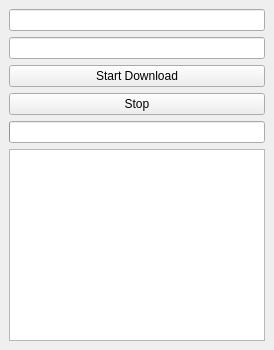
<?xml version="1.0" encoding="UTF-8"?>
<ui version="4.0">
 <class>MainWindow</class>
 <widget class="QMainWindow" name="MainWindow">
  <property name="windowTitle">
   <string>Story Downloader</string>
  </property>
  <widget class="QWidget" name="centralwidget">
   <layout class="QVBoxLayout" name="verticalLayout">
    <item>
     <widget class="QLineEdit" name="baseUrl"/>
    </item>
    <item>
     <widget class="QLineEdit" name="slug"/>
    </item>
    <item>
     <widget class="QPushButton" name="startButton">
      <property name="text">
       <string>Start Download</string>
      </property>
     </widget>
    </item>
    <item>
     <widget class="QPushButton" name="stopButton">
      <property name="text">
       <string>Stop</string>
      </property>
     </widget>
    </item>
    <item>
     <widget class="QProgressBar" name="progressBar"/>
    </item>
    <item>
     <widget class="QTextEdit" name="logBox"/>
    </item>
   </layout>
  </widget>
 </widget>
 <resources/>
 <connections/>
</ui>
